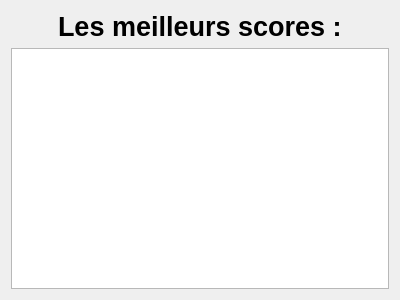
<?xml version="1.0" encoding="UTF-8"?>
<ui version="4.0">
 <class>Resultats</class>
 <widget class="QDialog" name="Resultats">
  <property name="geometry">
   <rect>
    <x>0</x>
    <y>0</y>
    <width>400</width>
    <height>300</height>
   </rect>
  </property>
  <property name="windowTitle">
   <string>Dialog</string>
  </property>
  <layout class="QVBoxLayout" name="verticalLayout">
   <item alignment="Qt::AlignHCenter|Qt::AlignVCenter">
    <widget class="QLabel" name="labelResultats">
     <property name="font">
      <font>
       <pointsize>20</pointsize>
       <weight>75</weight>
       <bold>true</bold>
      </font>
     </property>
     <property name="text">
      <string>Les meilleurs scores :</string>
     </property>
    </widget>
   </item>
   <item>
    <widget class="QTableWidget" name="tableWidgetResultats"/>
   </item>
  </layout>
 </widget>
 <resources/>
 <connections/>
</ui>
